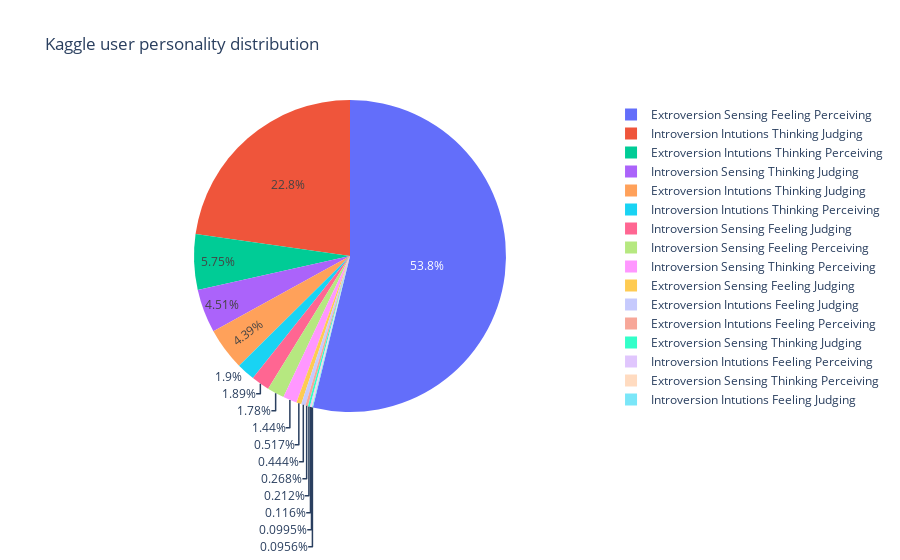

Here is the notebook cell this chart was saved with:
### Code cell
labels = pred_df['description']
sizes = pred_df['percent']*100

trace = go.Pie(labels = labels, values= sizes)
layout = go.Layout(
    title = 'Kaggle user personality distribution')

data = [trace]
fig = go.Figure(data= data, layout= layout)
py.iplot(fig)

### Figure 1 — Plotly figure (JSON) as saved in the notebook; plotly's stock layout.template omitted (floating-point values rounded to 4 significant figures)
{"data": [{"labels": ["Extroversion Sensing Feeling Perceiving", "Introversion Intutions Thinking Judging", "Extroversion Intutions Thinking Perceiving", "Introversion Sensing Thinking Judging", "Extroversion Intutions Thinking Judging", "Introversion Intutions Thinking Perceiving", "Introversion Sensing Feeling Judging", "Introversion Sensing Feeling Perceiving", "Introversion Sensing Thinking Perceiving", "Extroversion Sensing Feeling Judging", "Extroversion Intutions Feeling Judging", "Extroversion Intutions Feeling Perceiving", "Extroversion Sensing Thinking Judging", "Introversion Intutions Feeling Perceiving", "Extroversion Sensing Thinking Perceiving", "Introversion Intutions Feeling Judging"], "type": "pie", "values": [53.82, 22.75, 5.75, 4.514, 4.392, 1.902, 1.892, 1.78, 1.44, 0.5169, 0.4442, 0.2677, 0.2124, 0.1163, 0.09945, 0.09559]}], "layout": {"title": {"text": "Kaggle user personality distribution"}}}
